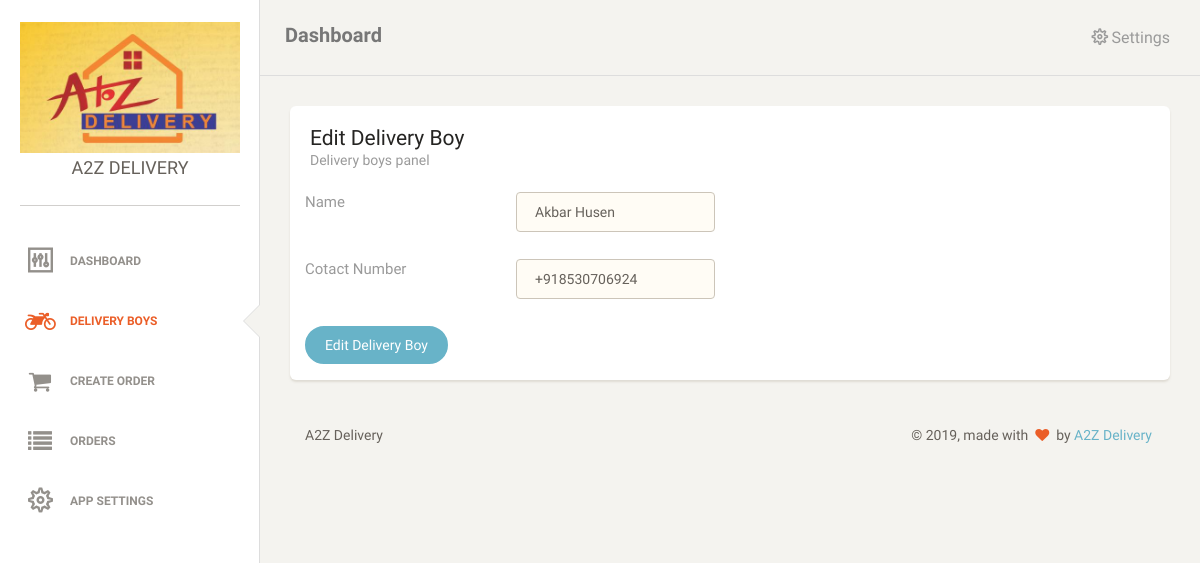
The page /edit_delivery_boy.php?delivery_boy_id=3 (signed in) on the database as committed earlier.
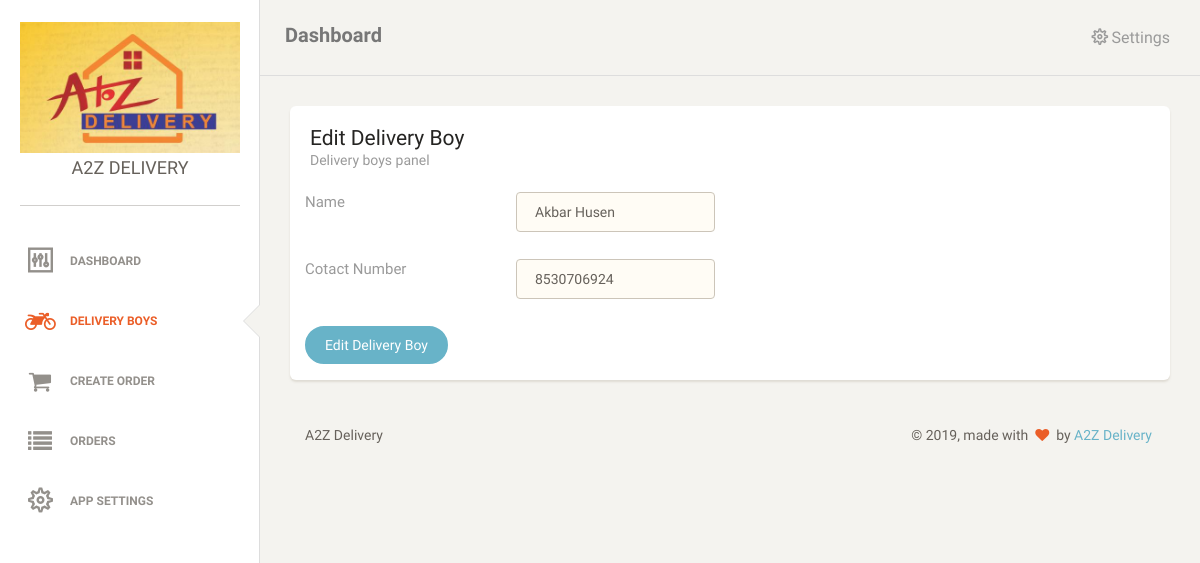
The same page on the database as committed later.
### tables this page shows
CREATE TABLE IF NOT EXISTS `users` (
  `id` int(11) NOT NULL AUTO_INCREMENT,
  `username` varchar(255) NOT NULL,
  `password` varchar(255) NOT NULL,
  `name` varchar(100) NOT NULL,
  `contact` varchar(50) NOT NULL,
  `type` int(11) NOT NULL,
  `created_at` timestamp NOT NULL DEFAULT CURRENT_TIMESTAMP,
  PRIMARY KEY (`id`)
);

### common/database.php (called while the page is built, shortened)
<?php
	class DB {
		public $conn;
		function __construct($hostname,$username,$password,$database)
		{
		$this->conn = mysqli_connect($hostname,$username,$password,$database) or die('Database is still not setup ...');
		return $this->conn;
		}
		function query($query) {
			$res = mysqli_query($this->conn,$query);
			return $res;
		}
		function getOne($res,$inArrayOnly = false) {
			$row = mysqli_fetch_assoc($res);
			if(!$inArrayOnly) {
				$row = $this->toStdObject($row);
			}
			return $row;
		}
		function toStdObject($rows) {
			$rows = json_decode(json_encode($rows));
			return $rows;
		}
	}
?>

### include.php (called while the page is built, shortened)
<?php
	$db = new DB(HOST,USERNAME,PASSWORD,DATABASE);
?>

### common/functions.php (called while the page is built, shortened)
<?php
require_once(BASE_PATH.'/common/database.php');
function getDeliveryBoyInfo($delivery_boy_id) {
	global $db;
	$sql = "SELECT * FROM `users` WHERE `id`=".$delivery_boy_id;
	$deliverBoyInfo = $db->getOne($db->query($sql));
	return $deliverBoyInfo;
}
?>

### edit_delivery_boy.php (the view, shortened to what this page needs)
<?php
include_once('layouts/header.php');
if(!empty($_GET['delivery_boy_id'])) {
	$delivery_boy_info = getDeliveryBoyInfo($_GET['delivery_boy_id']);
}
else {
	dd('Visit to this page does not make sense.');
}
?>
<div class="content">
	<div class="container-fluid">
		<div class="row">
			<div class="col-md-12">
				<div class="card">
					<div class="header">
						<h4 class="title">Edit Delivery Boy</h4>
						<p class="category">Delivery boys panel</p>
					</div>
					<div class="content">
						<form method="post" action="">
							<div class="row">
								<div class="col-md-3">
									<div class="form-group">
										<label>Name</label>
									</div>
								</div>
								<div class="col-md-3">
									<div class="form-group">
										<input type="text" class="form-control border-input" placeholder="Delivery Boy Name" name="delivery_boy_name" value="<?php echo $delivery_boy_info->name; ?>">
									</div>
								</div>
							</div>
							<div class="row">
								<div class="col-md-3">
									<div class="form-group">
										<label>Cotact Number</label>
									</div>
								</div>
								<div class="col-md-3">
									<div class="form-group">
										<input type="text" class="form-control border-input" placeholder="Delivery Boy Contact Number" name="delivery_boy_contact_number" value="<?php echo $delivery_boy_info->contact; ?>">
									</div>
								</div>
							</div>
							<div class="row">
								<div class="col-md-3">
									<button type="submit" name="btnSubmitEditDeliveryBoy" value="btnSubmitEditDeliveryBoy" class="btn btn-info btn-fill btn-wd">Edit Delivery Boy</button>
								</div>
							</div>
						</form>
					</div>
				</div>
			</div>
		</div>
	</div>
	<?php
		include_once('layouts/footer.php');
	?>

Rows that differ between the two databases and show on the page:
changed users "Akbar Husen": delivery_boy_contact_number "+918530706924" → "8530706924"
